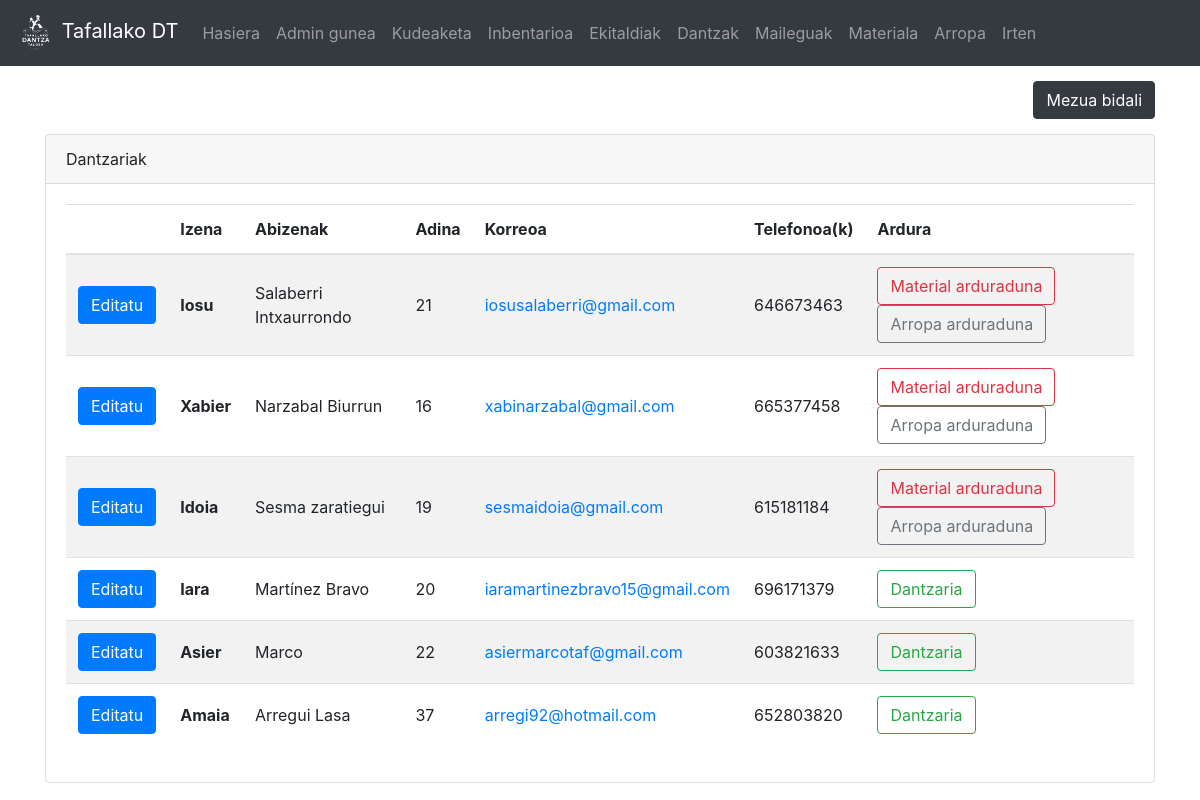
/dashboard (signed in), run on an earlier commit of the app's database.
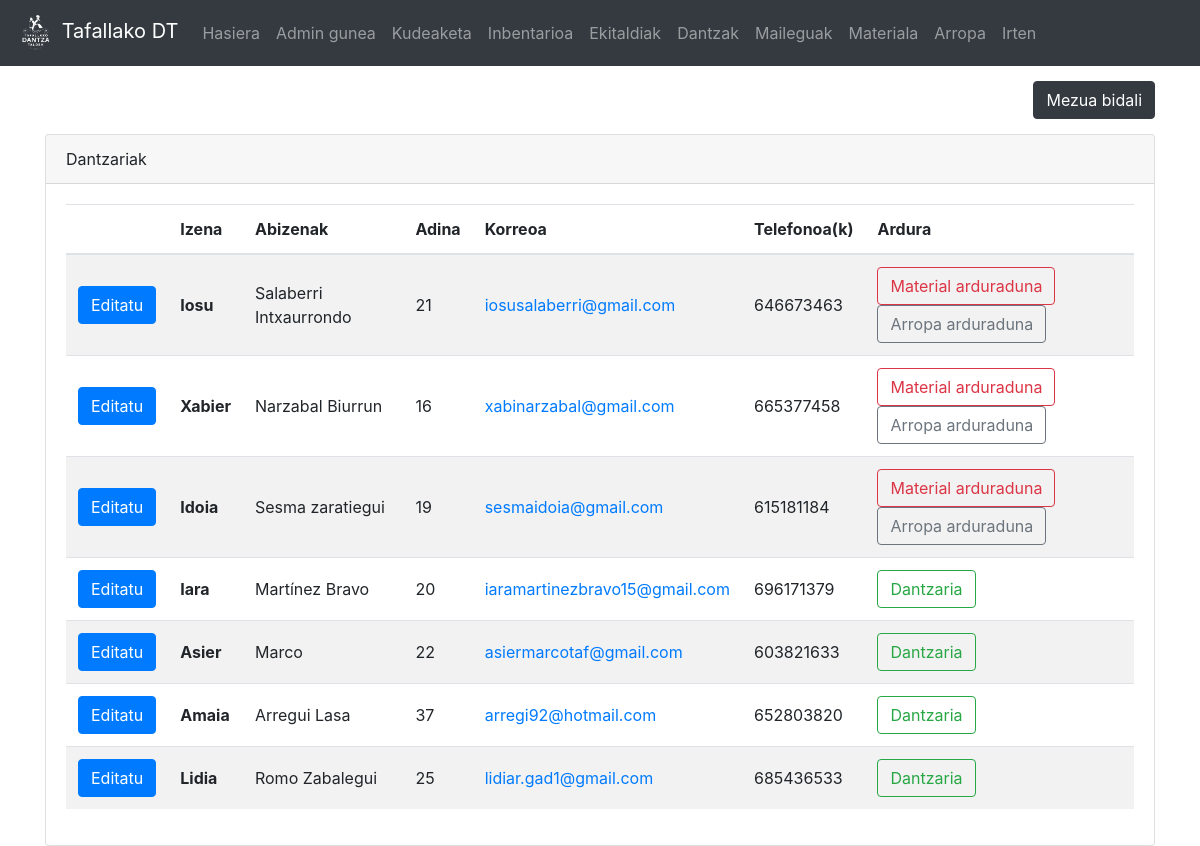
And on a later commit of the database.
### dantza/models.py (models this page shows, shortened)
class Dantzaria(models.Model):
	user = models.OneToOneField(User, on_delete=models.CASCADE)
	izena = models.CharField(max_length=50)
	abizenak = models.CharField(max_length=200)
	jaiotze_data = models.DateTimeField('jaiotze data')
	email = models.CharField(max_length=100)
	def adina(self):
		today = date.today()
		return today.year - self.jaiotze_data.year - ((today.month, today.day) < (self.jaiotze_data.month, self.jaiotze_data.day))
	def telefonoak(self):
		t_list = Telefono.objects.filter(dantzari=self)
		return ', '.join(str(e.zenbakia) for e in t_list)
	def is_materialArduraduna(self):
		return self.user.groups.filter(name='material_arduradunak').exists()
	def is_arropaArduraduna(self):
		return self.user.groups.filter(name='arropa_arduradunak').exists()

class Telefono(models.Model):
	zenbakia = models.IntegerField()
	dantzari = models.ForeignKey(Dantzaria, on_delete=models.CASCADE)

### dantza/views.py (the view, shortened to what this page needs)
# urls.py: path('dashboard', views.dashboard, name = 'dashboard'),
@login_required(login_url='/login')
def dashboard(request):
	dantzari_list = Dantzaria.objects.all()
	maileguak = Mailegua.objects.filter(itzulita=False)
	return render(request,'dantza/dashboard.html',{'d_list':dantzari_list, 'mail_list':maileguak, 'h_list': HARTZAILEA})

### dantza/templatetags/auth_extras.py (called while the page is built)
@register.filter(name='has_group')
def has_group(user, group_name):
    return user.groups.filter(name=group_name).exists()

### templates/dantza/dashboard.html (shortened to what this page needs)
{% extends "dantza/base.html" %}
{% block edukia %}
<div class="container">
	<div class="clearfix">
		<button style="margin-top: 15px;" type="button" class="btn btn-dark float-right" data-toggle="modal" data-target="#mezua">
		  Mezua bidali
		</button>
	</div>
	{% if request.user.is_superuser %}
	<div class="card" style="margin-top:15px">
		<div class="card-header">Dantzariak</div>
		<div class="card-body">
	{% if d_list %}
	<div class="table-responsive">
		<table class="table table-hover table-striped">
		  <thead>
			<tr>
								<th scope="col"></th>
			  <th scope="col">Izena</th>
			  <th scope="col">Abizenak</th>
			  <th scope="col">Adina</th>
			  <th scope="col">Korreoa</th>
				<th scope="col">Telefonoa(k)</th>
				<th scope="col">Ardura</th>
			</tr>
		  </thead>
		  <tbody>
		{% for d in d_list %}
			  <tr>
				  <td style="vertical-align:middle;"><a href="/dantzari/{{ d.pk }}/" class="btn btn-primary">Editatu</a></td>
				  <th scope="row" style="vertical-align:middle;">{{ d.izena }}</th>
				  <td style="vertical-align:middle;">{{ d.abizenak }}</td>
				  <td style="vertical-align:middle;">{{ d.adina }}</td>
				  <td style="vertical-align:middle;"><a href="mailto:{{ d.email }}">{{ d.email }}</a></td>
				  <td style="vertical-align:middle;">{{ d.telefonoak }}</td>
				  <td>
					  {% if not d.is_materialArduraduna and not d.is_arropaArduraduna %}
					  <div class="btn btn-outline-success">Dantzaria</div>
					  {% endif %}
					  {% if d.is_materialArduraduna %}
					  <div class="btn btn-outline-danger">Material arduraduna</div>
					  {% endif %}
					  {% if d.is_arropaArduraduna %}
					  <div class="btn btn-outline-secondary">Arropa arduraduna</div>
					  {% endif %}
				  </td>
			  </tr>
		{% endfor %}
			</tbody>
</table>
			</div>
	{% else %}
		Oraindik ez dago dantzaririk<br/>
			<small>Dantzari berriak sortzeko, saioa itxi eta erregistratu</small>
	{% endif %}
		</div>
</div>
</div>
{% endif %}
{% endblock edukia %}

What changed in the data, as far as the page shows it:
added Dantzaria: izena "Lidia", abizenak "Romo Zabalegui", adina "25", email "lidiar.gad1@gmail.com", telefonoak "685436533", shows "Dantzaria"
